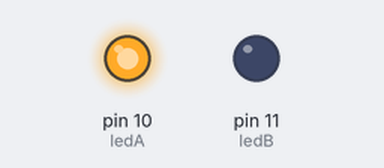
Bench run of a sketch on a simulated Arduino Uno, built with avr-gcc and run on an emulated ATmega328P. Shown: output pins drawn as LEDs (lit = HIGH).

Above: at 0.3 s.
At 10.8 s:
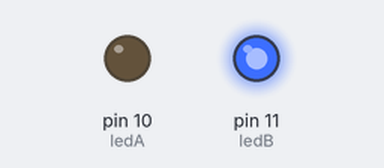
At 20.6 s:
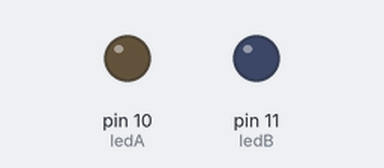
Timing chart, 0 to 21.5 s (numbered marks = the images above):
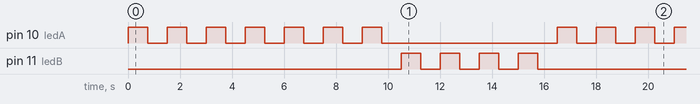

Measured:
- by itself, pin 10 (ledA): repeats every 16.5 s: 6 × (LOW 0.75 s, HIGH 0.75 s), LOW 6.8 s, HIGH 0.75 s
- by itself, pin 11 (ledB): repeats every 16.5 s: 3 × (LOW 0.75 s, HIGH 0.75 s), LOW 11.3 s, HIGH 0.75 s
- by itself, everything shown: repeats every 16.5 s, in 22 steps

The sketch:

for.ino.ino
```cpp
int ledA=10;
int ledB=11;

void setup() {
  pinMode(ledA,OUTPUT);
  pinMode(ledB,OUTPUT);
}

void loop() {
  for(int i=1; i<=7; i++){
    digitalWrite(ledA,HIGH);
    delay(750);
    digitalWrite(ledA,LOW);
    delay(750);
  }
  for(int i=1; i<=4; i++){
    digitalWrite(ledB,HIGH);
    delay(750);
    digitalWrite(ledB,LOW);
    delay(750);
  }

}
```
